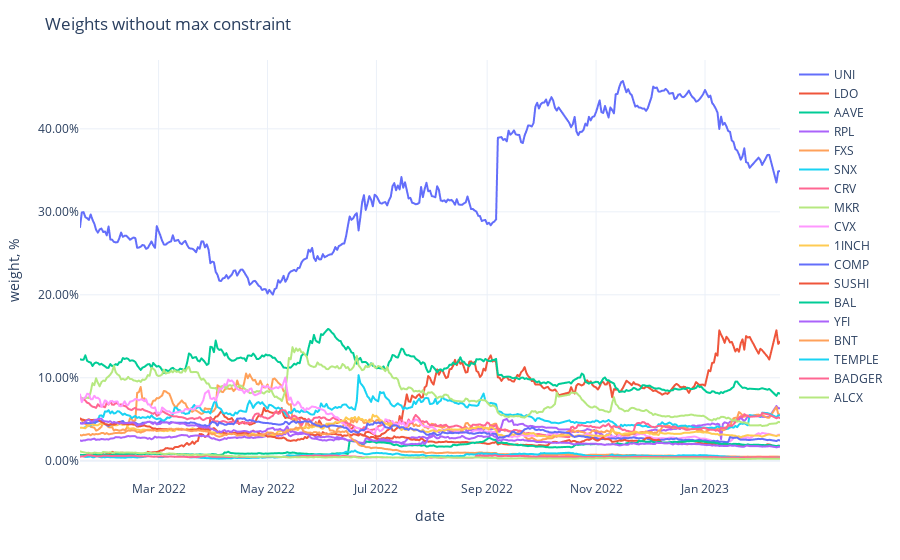

Notebook cell for this chart:
### Code cell
fig = px.line(weights,
              labels={'value': 'weight, %', 'variable': ''})
fig.update_traces(
    hovertemplate="%{y}"
)
fig.update_yaxes(
    tickformat=".2%",
)
fig.update_xaxes(
    showspikes=True,
    spikethickness=2,
    spikedash="dot",
    spikecolor="#999999",
    spikemode="across",
)
fig.update_layout(
    ## showlegend=False,
    hovermode="x",
    hoverdistance=100,  ## Distance to show hover label of data point
    spikedistance=1000,  ## Distance to show spike
    template='plotly_white',
    title='Weights without max constraint'
)

### Figure 1 — Plotly figure (JSON) as saved in the notebook; plotly's stock layout.template omitted (floating-point values rounded to 4 significant figures; data arrays with more than 128 entries replaced by an {"elided": "..."} marker saying what was removed)
{"data": [{"hovertemplate": "%{y}", "legendgroup": "UNI", "line": {"color": "#636efa", "dash": "solid"}, "marker": {"symbol": "circle"}, "mode": "lines", "name": "UNI", "showlegend": true, "type": "scattergl", "x": {"elided": "379 str values"}, "xaxis": "x", "y": {"elided": "379 float values"}, "yaxis": "y"}, {"hovertemplate": "%{y}", "legendgroup": "LDO", "line": {"color": "#EF553B", "dash": "solid"}, "marker": {"symbol": "circle"}, "mode": "lines", "name": "LDO", "showlegend": true, "type": "scattergl", "x": {"elided": "379 str values"}, "xaxis": "x", "y": {"elided": "379 float values"}, "yaxis": "y"}, {"hovertemplate": "%{y}", "legendgroup": "AAVE", "line": {"color": "#00cc96", "dash": "solid"}, "marker": {"symbol": "circle"}, "mode": "lines", "name": "AAVE", "showlegend": true, "type": "scattergl", "x": {"elided": "379 str values"}, "xaxis": "x", "y": {"elided": "379 float values"}, "yaxis": "y"}, {"hovertemplate": "%{y}", "legendgroup": "RPL", "line": {"color": "#ab63fa", "dash": "solid"}, "marker": {"symbol": "circle"}, "mode": "lines", "name": "RPL", "showlegend": true, "type": "scattergl", "x": {"elided": "379 str values"}, "xaxis": "x", "y": {"elided": "379 float values"}, "yaxis": "y"}, {"hovertemplate": "%{y}", "legendgroup": "FXS", "line": {"color": "#FFA15A", "dash": "solid"}, "marker": {"symbol": "circle"}, "mode": "lines", "name": "FXS", "showlegend": true, "type": "scattergl", "x": {"elided": "379 str values"}, "xaxis": "x", "y": {"elided": "379 float values"}, "yaxis": "y"}, {"hovertemplate": "%{y}", "legendgroup": "SNX", "line": {"color": "#19d3f3", "dash": "solid"}, "marker": {"symbol": "circle"}, "mode": "lines", "name": "SNX", "showlegend": true, "type": "scattergl", "x": {"elided": "379 str values"}, "xaxis": "x", "y": {"elided": "379 float values"}, "yaxis": "y"}, {"hovertemplate": "%{y}", "legendgroup": "CRV", "line": {"color": "#FF6692", "dash": "solid"}, "marker": {"symbol": "circle"}, "mode": "lines", "name": "CRV", "showlegend": true, "type": "scattergl", "x": {"elided": "379 str values"}, "xaxis": "x", "y": {"elided": "379 float values"}, "yaxis": "y"}, {"hovertemplate": "%{y}", "legendgroup": "MKR", "line": {"color": "#B6E880", "dash": "solid"}, "marker": {"symbol": "circle"}, "mode": "lines", "name": "MKR", "showlegend": true, "type": "scattergl", "x": {"elided": "379 str values"}, "xaxis": "x", "y": {"elided": "379 float values"}, "yaxis": "y"}, {"hovertemplate": "%{y}", "legendgroup": "CVX", "line": {"color": "#FF97FF", "dash": "solid"}, "marker": {"symbol": "circle"}, "mode": "lines", "name": "CVX", "showlegend": true, "type": "scattergl", "x": {"elided": "379 str values"}, "xaxis": "x", "y": {"elided": "379 float values"}, "yaxis": "y"}, {"hovertemplate": "%{y}", "legendgroup": "1INCH", "line": {"color": "#FECB52", "dash": "solid"}, "marker": {"symbol": "circle"}, "mode": "lines", "name": "1INCH", "showlegend": true, "type": "scattergl", "x": {"elided": "379 str values"}, "xaxis": "x", "y": {"elided": "379 float values"}, "yaxis": "y"}, {"hovertemplate": "%{y}", "legendgroup": "COMP", "line": {"color": "#636efa", "dash": "solid"}, "marker": {"symbol": "circle"}, "mode": "lines", "name": "COMP", "showlegend": true, "type": "scattergl", "x": {"elided": "379 str values"}, "xaxis": "x", "y": {"elided": "379 float values"}, "yaxis": "y"}, {"hovertemplate": "%{y}", "legendgroup": "SUSHI", "line": {"color": "#EF553B", "dash": "solid"}, "marker": {"symbol": "circle"}, "mode": "lines", "name": "SUSHI", "showlegend": true, "type": "scattergl", "x": {"elided": "379 str values"}, "xaxis": "x", "y": {"elided": "379 float values"}, "yaxis": "y"}, {"hovertemplate": "%{y}", "legendgroup": "BAL", "line": {"color": "#00cc96", "dash": "solid"}, "marker": {"symbol": "circle"}, "mode": "lines", "name": "BAL", "showlegend": true, "type": "scattergl", "x": {"elided": "379 str values"}, "xaxis": "x", "y": {"elided": "379 float values"}, "yaxis": "y"}, {"hovertemplate": "%{y}", "legendgroup": "YFI", "line": {"color": "#ab63fa", "dash": "solid"}, "marker": {"symbol": "circle"}, "mode": "lines", "name": "YFI", "showlegend": true, "type": "scattergl", "x": {"elided": "379 str values"}, "xaxis": "x", "y": {"elided": "379 float values"}, "yaxis": "y"}, {"hovertemplate": "%{y}", "legendgroup": "BNT", "line": {"color": "#FFA15A", "dash": "solid"}, "marker": {"symbol": "circle"}, "mode": "lines", "name": "BNT", "showlegend": true, "type": "scattergl", "x": {"elided": "379 str values"}, "xaxis": "x", "y": {"elided": "379 float values"}, "yaxis": "y"}, {"hovertemplate": "%{y}", "legendgroup": "TEMPLE", "line": {"color": "#19d3f3", "dash": "solid"}, "marker": {"symbol": "circle"}, "mode": "lines", "name": "TEMPLE", "showlegend": true, "type": "scattergl", "x": {"elided": "379 str values"}, "xaxis": "x", "y": {"elided": "379 float values"}, "yaxis": "y"}, {"hovertemplate": "%{y}", "legendgroup": "BADGER", "line": {"color": "#FF6692", "dash": "solid"}, "marker": {"symbol": "circle"}, "mode": "lines", "name": "BADGER", "showlegend": true, "type": "scattergl", "x": {"elided": "379 str values"}, "xaxis": "x", "y": {"elided": "379 float values"}, "yaxis": "y"}, {"hovertemplate": "%{y}", "legendgroup": "ALCX", "line": {"color": "#B6E880", "dash": "solid"}, "marker": {"symbol": "circle"}, "mode": "lines", "name": "ALCX", "showlegend": true, "type": "scattergl", "x": {"elided": "379 str values"}, "xaxis": "x", "y": {"elided": "379 float values"}, "yaxis": "y"}], "layout": {"hoverdistance": 100, "hovermode": "x", "legend": {"title": {"text": ""}, "tracegroupgap": 0}, "margin": {"t": 60}, "spikedistance": 1000, "title": {"text": "Weights without max constraint"}, "xaxis": {"anchor": "y", "domain": [0, 1], "showspikes": true, "spikecolor": "#999999", "spikedash": "dot", "spikemode": "across", "spikethickness": 2, "title": {"text": "date"}}, "yaxis": {"anchor": "x", "domain": [0, 1], "tickformat": ".2%", "title": {"text": "weight, %"}}}}
